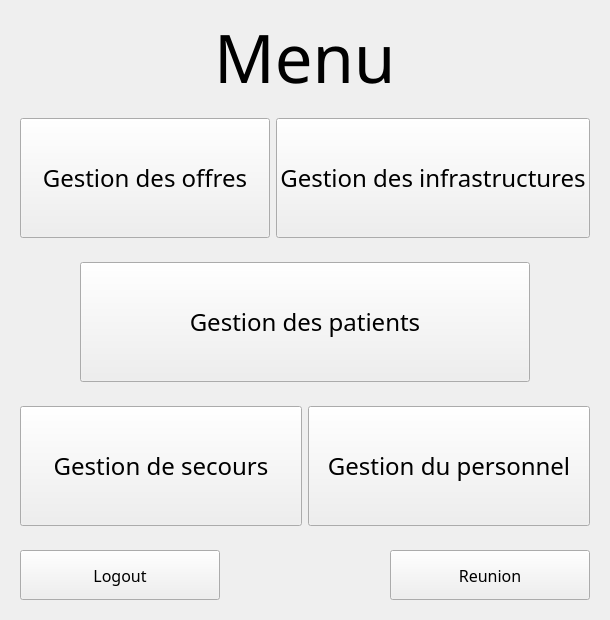
        <widget class="QWidget" name="MenuG">
         <layout class="QHBoxLayout" name="horizontalLayout_33">
          <item>
           <layout class="QVBoxLayout" name="verticalLayout_21">
            <item alignment="Qt::AlignHCenter">
             <widget class="QLabel" name="label_3">
              <property name="font">
               <font>
                <family>Quicksand SemiBold</family>
                <pointsize>50</pointsize>
               </font>
              </property>
              <property name="text">
               <string>Menu</string>
              </property>
             </widget>
            </item>
            <item>
             <widget class="QFrame" name="line1_2">
              <layout class="QHBoxLayout" name="horizontalLayout_29">
               <item>
                <widget class="QPushButton" name="gestionOffresMG_2">
                 <property name="minimumSize">
                  <size>
                   <width>250</width>
                   <height>120</height>
                  </size>
                 </property>
                 <property name="font">
                  <font>
                   <family>Quicksand SemiBold</family>
                   <pointsize>18</pointsize>
                  </font>
                 </property>
                 <property name="cursor">
                  <cursorShape>PointingHandCursor</cursorShape>
                 </property>
                 <property name="text">
                  <string>Gestion des offres</string>
                 </property>
                </widget>
               </item>
               <item>
                <widget class="QPushButton" name="gestionInfrastructrueMG_2">
                 <property name="minimumSize">
                  <size>
                   <width>250</width>
                   <height>120</height>
                  </size>
                 </property>
                 <property name="font">
                  <font>
                   <family>Quicksand SemiBold</family>
                   <pointsize>18</pointsize>
                  </font>
                 </property>
                 <property name="cursor">
                  <cursorShape>PointingHandCursor</cursorShape>
                 </property>
                 <property name="text">
                  <string>Gestion des infrastructures</string>
                 </property>
                </widget>
               </item>
              </layout>
             </widget>
            </item>
            <item>
             <widget class="QFrame" name="line2_2">
              <layout class="QHBoxLayout" name="horizontalLayout_30">
               <item>
                <spacer name="horizontalSpacer_10">
                 <property name="orientation">
                  <enum>Qt::Horizontal</enum>
                 </property>
                 <property name="sizeHint" stdset="0">
                  <size>
                   <width>40</width>
                   <height>20</height>
                  </size>
                 </property>
                </spacer>
               </item>
               <item>
                <widget class="QPushButton" name="gestionPatientMG_2">
                 <property name="minimumSize">
                  <size>
                   <width>450</width>
                   <height>120</height>
                  </size>
                 </property>
                 <property name="font">
                  <font>
                   <family>Quicksand SemiBold</family>
                   <pointsize>18</pointsize>
                  </font>
                 </property>
                 <property name="cursor">
                  <cursorShape>PointingHandCursor</cursorShape>
                 </property>
                 <property name="text">
                  <string>Gestion des patients</string>
                 </property>
                </widget>
               </item>
               <item>
                <spacer name="horizontalSpacer_24">
                 <property name="orientation">
                  <enum>Qt::Horizontal</enum>
                 </property>
                 <property name="sizeHint" stdset="0">
                  <size>
                   <width>40</width>
                   <height>20</height>
                  </size>
                 </property>
                </spacer>
               </item>
              </layout>
             </widget>
            </item>
            <item>
             <widget class="QFrame" name="line3_2">
              <layout class="QHBoxLayout" name="horizontalLayout_31">
               <item>
                <widget class="QPushButton" name="gestionSecoursMG_2">
                 <property name="minimumSize">
                  <size>
                   <width>250</width>
                   <height>120</height>
                  </size>
                 </property>
                 <property name="font">
                  <font>
                   <family>Quicksand SemiBold</family>
                   <pointsize>18</pointsize>
                  </font>
                 </property>
                 <property name="cursor">
                  <cursorShape>PointingHandCursor</cursorShape>
                 </property>
                 <property name="text">
                  <string>Gestion de secours</string>
                 </property>
                </widget>
               </item>
               <item>
                <widget class="QPushButton" name="gestionPersonnelMG_2">
                 <property name="minimumSize">
                  <size>
                   <width>250</width>
                   <height>120</height>
                  </size>
                 </property>
                 <property name="font">
                  <font>
                   <family>Quicksand SemiBold</family>
                   <pointsize>18</pointsize>
                  </font>
                 </property>
                 <property name="cursor">
                  <cursorShape>PointingHandCursor</cursorShape>
                 </property>
                 <property name="text">
                  <string>Gestion du personnel</string>
                 </property>
                </widget>
               </item>
              </layout>
             </widget>
            </item>
            <item>
             <widget class="QFrame" name="line4_2">
              <layout class="QHBoxLayout" name="horizontalLayout_32">
               <item>
                <widget class="QPushButton" name="LogoutMG">
                 <property name="minimumSize">
                  <size>
                   <width>200</width>
                   <height>50</height>
                  </size>
                 </property>
                 <property name="font">
                  <font>
                   <family>Quicksand SemiBold</family>
                   <pointsize>12</pointsize>
                  </font>
                 </property>
                 <property name="cursor">
                  <cursorShape>PointingHandCursor</cursorShape>
                 </property>
                 <property name="text">
                  <string>Logout</string>
                 </property>
                </widget>
               </item>
               <item>
                <spacer name="horizontalSpacer_25">
                 <property name="orientation">
                  <enum>Qt::Horizontal</enum>
                 </property>
                 <property name="sizeHint" stdset="0">
                  <size>
                   <width>40</width>
                   <height>20</height>
                  </size>
                 </property>
                </spacer>
               </item>
               <item>
                <widget class="QPushButton" name="ReunionMG">
                 <property name="minimumSize">
                  <size>
                   <width>200</width>
                   <height>50</height>
                  </size>
                 </property>
                 <property name="font">
                  <font>
                   <family>Quicksand SemiBold</family>
                   <pointsize>12</pointsize>
                  </font>
                 </property>
                 <property name="cursor">
                  <cursorShape>PointingHandCursor</cursorShape>
                 </property>
                 <property name="text">
                  <string>Reunion</string>
                 </property>
                </widget>
               </item>
              </layout>
             </widget>
            </item>
           </layout>
          </item>
         </layout>
        </widget>
